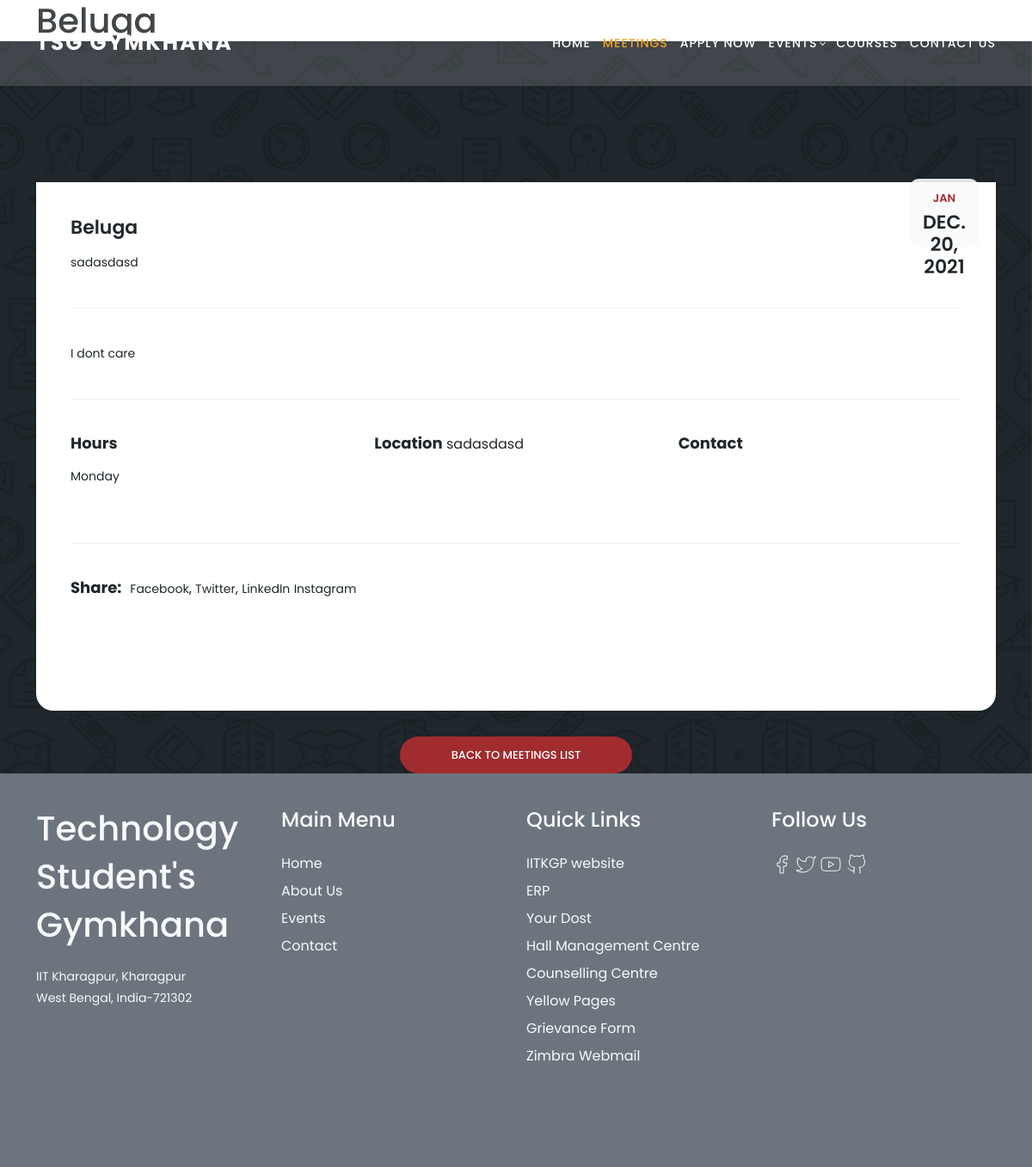
/event/SocialandCulture/Beluga, run on the app's committed database.
### event/models.py (models this page shows, shortened)
class Social(models.Model):
    name = models.CharField(max_length=50)
    small_description = models.CharField(max_length=70)
    image = models.ImageField(upload_to='technology/')
    description = models.TextField(null=True)
    types = [('Jan','Jan'), ('Feb','Feb'), ('Mar','Mar'),('Apr','Apr'), ('May','May'), ('Jun','Jun'),('Jul','Jul'), ('Aug','Aug'), ('Sep','Sep'),('Oct','Oct'), ('Nov','Nov'), ('Dec','Dec')]
    month_of_event = models.CharField(max_length=30, default='Jan', choices = types)
    date = models.DateField(null=True)
    type_of_events = [('soon','soon'), ('att','att'), ('imp','imp')]
    type_of_event = models.CharField(max_length=30, default='soon', choices = type_of_events)
    day_of_events = [('Monday','Monday'), ('Tuesday','Tuesday'), ('Wednesday','Wednesday'),('Thursday','Thursday'), ('Friday','Friday'), ('Saturday','Saturday'),('Sunday','Sunday')]
    day_of_event = models.CharField(max_length=30, default='Monday', choices = day_of_events)
    deadline = models.DateTimeField(auto_now_add=True,null=True)
    SuperviserName =  models.CharField(max_length=50,null=True)
    SuperviserEmail = models.CharField(max_length=60,null=True)
    SuperviserContact = models.CharField(max_length=30,null=True)
    VenueName = models.CharField(max_length=60,null=True)
    facebook = models.CharField(max_length=200, null=True)
    linkedin = models.CharField(max_length=200, null=True)
    instagram = models.CharField(max_length=200, null=True)

### event/views.py (the view)
# urls.py: path('SocialandCulture/<name>', views.social_details, name='social'),
def social_details(request, name):
    social = Social.objects.get(name=name)
    context = {
        'social': social,
    }
    return render(request, 'events/social_details.html', context)

### templates/events/social_details.html (shortened to what this page needs)
{% load static%}
<!DOCTYPE html>
<html lang="en">
  <head>
    <link href="{% static 'vendor/bootstrap/css/bootstrap.min.css' %}" rel="stylesheet">
    <link rel="stylesheet" href="{% static 'assets/css/fontawesome.css'%}">
    <link rel="stylesheet" href="{% static 'assets/css/templatemo-edu-meeting.css'%}">
    <link rel="stylesheet" href="{% static 'assets/css/owl.css'%}">
    <link rel="stylesheet" href="{% static 'assets/css/lightbox.css'%}">
  </head>
<body>
  <header class="header-area header-sticky">
      <div class="container">
          <div class="row">
              <div class="col-12">
                  <nav class="main-nav">
                      <a href="{% url 'base' %}" class="logo">
                        TSG Gymkhana
                      </a>
                      <ul class="nav">
                          <li><a href="{% url 'base' %}">Home</a></li>
                          <li><a href="{% url 'base' %}" class="active">Meetings</a></li>
                          <li><a href="{% url 'base' %}">Apply Now</a></li>
                          <li class="has-sub">
                              <a href="javascript:void(0)">Events</a>
                          </li>
                          <li><a href="{% url 'base' %}">Courses</a></li>
                          <li><a href="{% url 'base' %}">Contact Us</a></li>
                      </ul>
                  </nav>
              </div>
          </div>
      </div>
  </header>
  <section class="heading-page header-text" id="top">
    <div class="container">
      <div class="row">
        <div class="col-lg-12">
          <h1>{{social.name}}</h1>
        </div>
      </div>
    </div>
  </section>
  <section class="meetings-page" id="meetings">
    <div class="container">
      <div class="row">
        <div class="col-lg-12">
          <div class="row">
            <div class="col-lg-12">
              <div class="meeting-single-item">
                <div class="thumb">
                  <div class="date">
                    <h6>{{social.month_of_event}}<span>{{social.date}}</span></h6>
                  </div>
                </div>
                <div class="down-content">
                  <a href="meeting-details.html"><h4>{{social.name}}</h4></a>
                  <p>{{social.VenueName}}</p>
                  <p class="description">
                    {{social.description}}
                  </p>
                  <div class="row">
                    <div class="col-lg-4">
                      <div class="hours">
                        <h5>Hours</h5>
                        <p>{{social.day_of_event}}</p>
                      </div>
                    </div>
                    <div class="col-lg-4">
                      <div class="location">
                        <h5>Location</h5>
                        {{social.VenueName}}</p>
                      </div>
                    </div>
                    <div class="col-lg-4">
                      <div class="book now">
                        <h5>Contact</h5>
                        <p>{{social.SupervisorName}}<br>{{social.SupervisorEmail}}<br>{{social.SupervisorContact}}</p>
                      </div>
                    </div>
                    <div class="col-lg-12">
                      <div class="share">
                        <h5>Share:</h5>
                        <ul>
                          <li><a href="{{social.facebook}}">Facebook</a>,</li>
                          <li><a href="{{social.twitter}}">Twitter</a>,</li>
                          <li><a href="{{social.linkedin}}">LinkedIn</a></li>
                          <li><a href="{{social.instagram}}">Instagram</a></li>
                        </ul>
                      </div>
                    </div>
                  </div>
                </div>
              </div>
            </div>
            <div class="col-lg-12">
              <div class="main-button-red">
                <a href="{%url 'event:social'%}">Back To Meetings List</a>
              </div>
            </div>
          </div>
        </div>
      </div>
    </div>
    <footer class="bg-secondary pt-4">
    <div class="container">
      <div class="row py-3">
        <div class="col-lg-3 col-12 align-left">
          <a class="navbar-brand" href="index.html">
  <p class="text-light h1">Technology </p>
  <p class="text-light h1 semi-bold-600">Student's</p>
  <p class="text-light h1 semi-bold-600">Gymkhana</p>
  <p class="text-light my-lg-4 my-2">IIT Kharagpur, Kharagpur <br>West Bengal, India-721302 </p>
          </a>
<ul class="list-inline footer-icons light-300">
          </ul>
        </div>
        <div class="col-lg-3 col-md-4 my-sm-0 mt-4">
          <h3 class="h4 pb-lg-3 text-light light-300">Main Menu</h3>
          <ul class="list-unstyled text-light light-300">
            <li class="pb-2">
              <a class="text-decoration-none text-light" href="index.html">Home</a>
            </li>
            <li class="pb-2">
              <a class="text-decoration-none text-light py-1" href="about.html">About Us</a>
            </li>
            <li class="pb-2">
              <a class="text-decoration-none text-light py-1" href="http://127.0.0.1:8000/event/technology">Events</a>
            </li>
            <li class="pb-2">
              <a class="text-decoration-none text-light py-1" href="contact.html">Contact</a>
            </li>
          </ul>
        </div>
        <div class="col-lg-3 col-md-4 my-sm-0 mt-4">
          <h2 class="h4 pb-lg-3 text-light light-300">Quick Links</h2>
          <ul class="list-unstyled text-light light-300">
            <li class="pb-2">
              <a class="text-decoration-none text-light py-1" href="http://www.iitkgp.ac.in/">IITKGP website</a>
            </li>
            <li class="pb-2">
              <a class="text-decoration-none text-light py-1" href="https://erp.iitkgp.ernet.in/">ERP</a>
            </li>
            <li class="pb-2">
              <a class="text-decoration-none text-light py-1" href="https://wiki.metakgp.org/w/Yellow_pages/">Your Dost</a>
            </li>
            <li class="pb-2">
              <a class="text-decoration-none text-light py-1" href="http://www.hmc.iitkgp.ac.in/web/">Hall Management Centre</a>
            </li>
            <li class="pb-2">
              <a class="text-decoration-none text-light py-1" href="http://www.counsellingcentre.iitkgp.ac.in/">Counselling Centre</a>
            </li>
            <li class="pb-2">
              <a class="text-decoration-none text-light py-1" href="https://wiki.metakgp.org/w/Yellow_pages">Yellow Pages</a>
            </li><li class="pb-2">
              <a class="text-decoration-none text-light py-1" href="https://docs.google.com/forms/d/e/1FAIpQLSft9FXZYvLiNt3oy0K3Iu4d6HoE830RhNWFHMXx1R4IjlhHKA/viewform">Grievance Form</a>
            </li>
            <li class="pb-2">
              <a class="text-decoration-none text-light py-1" href="https://iitkgpmail.iitkgp.ac.in/">Zimbra Webmail</a>
            </li>
          </ul>
        </div>
        <div class="col-lg-3 col-md-4 my-sm-0 mt-4">
          <h2 class="h4 pb-lg-3 text-light light-300">Follow Us</h2>
          <ul class="list-unstyled text-light light-300">
            <li class="pb-2">
<a href="https://www.facebook.com/TSG.IITKharagpur" target="_blank" rel="noreferrer noopener"><svg xmlns="http://www.w3.org/2000/svg" width="24" height="24" viewBox="0 0 24 24" fill="none" stroke="white" stroke-width="1" stroke-linecap="round" stroke-linejoin="round"><path d="M18 2h-3a5 5 0 0 0-5 5v3H7v4h3v8h4v-8h3l1-4h-4V7a1 1 0 0 1 1-1h3z"></path></svg></a>
                                                                                                       <a href="https://twitter.com/tsg_iitkgp" target="_blank" rel="noreferrer noopener"></a>
<a href="https://www.youtube.com/channel/UCuTNELMlkNfJxAQ2vGJIe5Q" target="_blank" rel=""></a>
                                                                                           <a href="https://github.com/tsg-iitkgp/tsg-site" target="_blank" rel="noreferrer noopener"></a>
</li>
          </ul>
        </div>
      </div>
    </div>
  </footer>
  </section>
</body>
  </body>
</html>

### data on the page
Social: month_of_event "JAN", date "DEC. 20, 2021", name "Beluga", VenueName "sadasdasd", description "I dont care", day_of_event "Monday"
